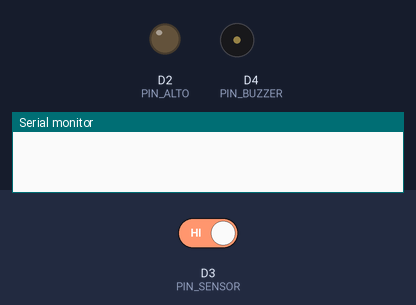
A sketch run on a simulated ESP8266 (NodeMCU). Shown: output pins drawn as LEDs (lit = HIGH), buzzer (waves = sounding, pin HIGH), the last lines printed to the serial monitor. The inputs (shaded band) are chosen by the test bench; at power-on: D3 (PIN_SENSOR) HIGH. WiFi joins after 1.5 s; servers stay silent unless stated.

Above: at 0.1 s.
At 2.7 s:
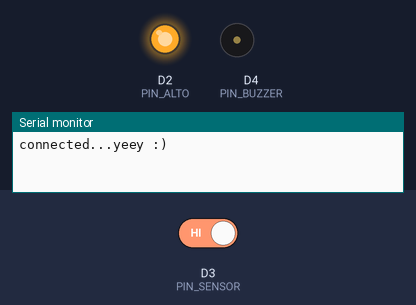
Timing chart, 0 to 4.2 s (numbered marks = the images above):
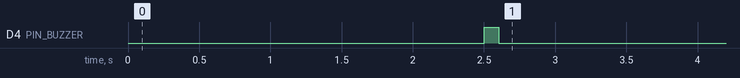

The sketch:

emailSensor.ino
```cpp
#include <WiFiManager.h>
#include <Arduino.h>
#if defined(ESP32)
#include <WiFi.h>
#elif defined(ESP8266)
#include <ESP8266WiFi.h>
#else
#endif
#include <ESP_Mail_Client.h>

#define PIN_BUZZER D4
#define PIN_ALTO D2
#define PIN_SENSOR D3

// Configurações do SMTP host
#define SMTP_HOST "smtp.gmail.com" // SMTP host
#define SMTP_PORT esp_mail_smtp_port_587
// As credenciais de login
#define AUTOR_EMAIL "SEU EMAIL"
#define AUTOR_SENHA "SENHA DO ESMAIL"
// E-mail do destinatário
#define DESTINATARIO_NOME "ADM Alarme"
#define DESTINATARIO_EMAIL "EMAIL DESTINATARIO"
// O objeto de sessão SMTP usado para envio de e-mail
SMTPSession smtp;
// Variáveis Globais
bool permiteEnvioEmail = false; // controle se deve ou não enviar e-mail. Este
//                                  controle permite que somente um e-mail seja
//                                  enviado a cada abertura da porta, mesmo que o
//                                  tempo de alarme pré-defindo seja ultrapassado.
// Função de retorno de chamada para obter o status de envio de e-mail
void smtpCallback(SMTP_Status status);
int val;
bool enviaEmail_TXT(String nomeRemetente,
                    String emailRemetente,
                    String senhaRemetente,
                    String assunto,
                    String nomeDestinatario,
                    String emailDestinatario,
                    String messageTXT,
                    String stmpHost,
                    int stmpPort);
void setup() {
  // Inicia Serial
  Serial.begin(115200);

  //WiFiManager
  WiFiManager wifiManager;

  wifiManager.autoConnect("AutoConnectAP");

  Serial.println("connected...yeey :)");

  Serial.println();

  delay(1000);

  pinMode(PIN_BUZZER, OUTPUT);

  digitalWrite(PIN_BUZZER, HIGH);

  delay(100);

  digitalWrite(PIN_BUZZER, LOW);

  pinMode(PIN_ALTO, OUTPUT);

  digitalWrite(PIN_ALTO, HIGH);

  pinMode(PIN_SENSOR, INPUT_PULLUP);

  smtp.debug(0);

  smtp.callback(smtpCallback);
}
void loop(){
    val = digitalRead(PIN_SENSOR);
    if (val==HIGH){
      permiteEnvioEmail == true;
        enviaEmail_TXT("ESP32 Alarme de Porta",
                       AUTOR_EMAIL,
                       AUTOR_SENHA,
                       "Alarme da Porta Ativado",
                       DESTINATARIO_NOME,
                       DESTINATARIO_EMAIL,
                       "Foi detectado a abertura da porta",
                       SMTP_HOST,
                       SMTP_PORT);
        permiteEnvioEmail = false; // não deixa enviar e-mail

    } else
    {
      permiteEnvioEmail = false;
    }
    delay(100);
  }

bool enviaEmail_TXT(String nomeRemetente,
                    String emailRemetente,
                    String senhaRemetente,
                    String assunto,
                    String nomeDestinatario,
                    String emailDestinatario,
                    String messageTXT,
                    String stmpHost,
                    int stmpPort) {
  // Objeto para declarar os dados de configuração da sessão
  ESP_Mail_Session session;
  // Defina os dados de configuração da sessão
  session.server.host_name = stmpHost;
  session.server.port = stmpPort;
  session.login.email = emailRemetente;
  session.login.password = senhaRemetente;
  session.login.user_domain = "";
  // Defina o tempo de configuração do NTP
  session.time.ntp_server = F("time.google.com");
  session.time.gmt_offset = -3;
  session.time.day_light_offset = 0;
  // Instanciação do objeto da classe de mensagem
  SMTP_Message message;
  // Definição os cabeçalhos das mensagens
  message.sender.name = nomeRemetente;
  message.sender.email = emailRemetente;
  message.subject = assunto;
  message.addRecipient(nomeDestinatario, emailDestinatario);
  message.text.content = messageTXT.c_str();

  message.text.charSet = "utf-8";

  message.text.transfer_encoding = Content_Transfer_Encoding::enc_7bit;

  message.priority = esp_mail_smtp_priority::esp_mail_smtp_priority_low;

  message.response.notify = esp_mail_smtp_notify_success |
                            esp_mail_smtp_notify_failure |
                            esp_mail_smtp_notify_delay;
  // Conecte-se ao servidor com a configuração da sessão
  if (!smtp.connect(&session))
    return false;
  // Começa a enviar e-mail e fecha a sessão
  if (!MailClient.sendMail(&smtp, &message)) {
    Serial.println("Erro ao enviar e-mail, " + smtp.errorReason());
    return false;
  }
  return true;
}
/* Função de retorno de chamada para obter o status de envio de e-mail */
void smtpCallback(SMTP_Status status) {
  /* Imprima o status atual */
  Serial.println(status.info());
  /* Imprima o resultado do envio */
  if (status.success()) {
    Serial.println("----------------");
    ESP_MAIL_PRINTF("Mensagem enviada com sucesso: %d\n", status.completedCount());
    ESP_MAIL_PRINTF("Falha na mensagem enviada: %d\n", status.failedCount());
    Serial.println("----------------\n");
    struct tm dt;
    for (size_t i = 0; i < smtp.sendingResult.size(); i++) {
      /* Obter o item de resultado */
      SMTP_Result result = smtp.sendingResult.getItem(i);
      time_t ts = (time_t)result.timestamp;

       ESP_MAIL_PRINTF("Message No: %d\n", i + 1);
      ESP_MAIL_PRINTF("Status: %s\n", result.completed ? "success" : "failed");
      ESP_MAIL_PRINTF("Date/Time: %s\n", asctime(localtime(&ts)));
      ESP_MAIL_PRINTF("Recipient: %s\n", result.recipients.c_str());
      ESP_MAIL_PRINTF("Subject: %s\n", result.subject.c_str());
    }
    Serial.println("----------------\n");
  }
}
```
